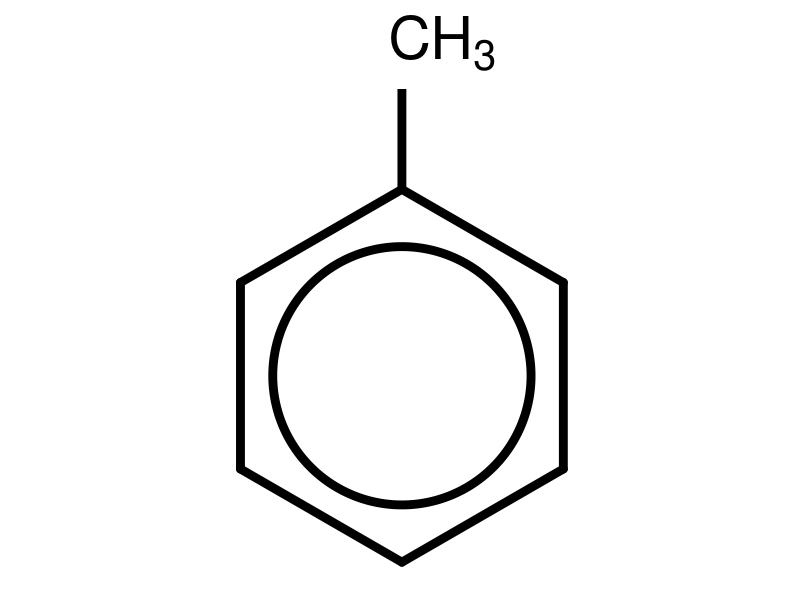
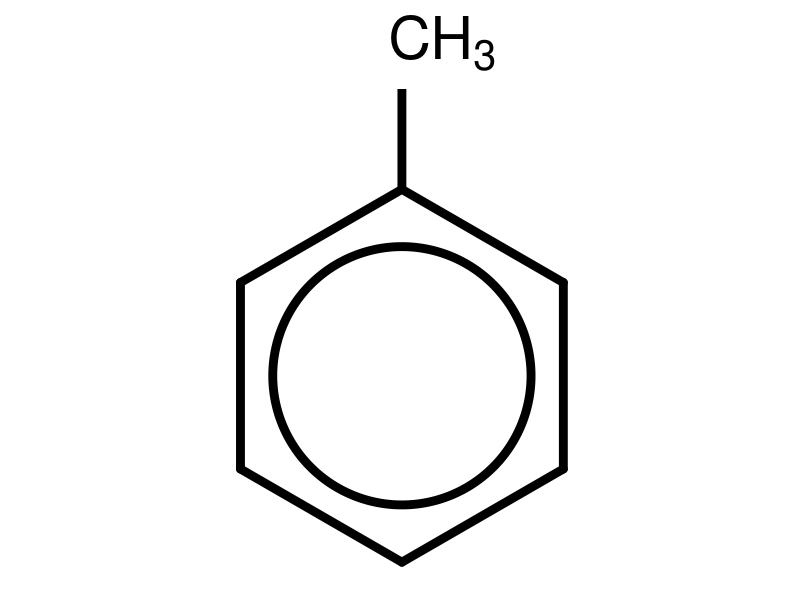

Here is the R script that generated these plots, in order:
## Drawing the benzene ring symbol
library(tidyverse)
library(ggforce)

unit_length <- 0.3
height_for_base <- sqrt(3) / 2.0
height <- unit_length
width <- height * height_for_base
half_height <- height / 2.0

df_benzene_hexagon <- tibble::tibble(
  x = c(0, -width, -width, 0, width, width),
  y = c(height, half_height, -half_height, -height, -half_height, half_height)
)

x_to_set <- c(tail(df_benzene_hexagon$x, -1), head(df_benzene_hexagon$x, 1))
y_to_set <- c(tail(df_benzene_hexagon$y, -1), head(df_benzene_hexagon$y, 1))
df_benzene_hexagon$x_to <- x_to_set
df_benzene_hexagon$y_to <- y_to_set

df_benzene_ring <- tibble::tibble(x0 = 0.0, y0 = 0.0, r = width * 0.8)
df_methyl_group <- tibble::tibble(x = 0, y = height, x_to = 0, y_to = height * 25 / 14, x_pos = 0.065)
df_methyl_group$name <- as.character(expression("CH"[3]))

df_rect <- tibble::tibble(
  xmin = min(df_benzene_hexagon$x),
  xmax = max(df_benzene_hexagon$x),
  ymin = min(df_benzene_hexagon$y),
  ymax = max(df_benzene_hexagon$y) + 0.25
)

g <- ggplot()
g <- g + geom_rect(aes(xmin = xmin, xmax = xmax, ymin = ymin, ymax = ymax), fill = "white", data = df_rect)
g <- g + geom_link(aes(x = x, y = y, xend = x_to, yend = y_to),
  color = "black", size = 3, lineend = "round", data = df_benzene_hexagon
)
g <- g + geom_segment(aes(x = x, y = y, xend = x_to, yend = y_to),
  color = "black", size = 3, data = df_methyl_group
)
g <- g + geom_circle(aes(x0 = x0, y0 = y0, r = r),
  color = "black", size = 3, data = df_benzene_ring
)
g <- g + geom_label(aes(x = x_pos, y = y_to, label = name),
  label.size = NA, fill = "white", cex = 15, data = df_methyl_group, parse = TRUE
)
g <- g + coord_fixed()
g <- g + theme_light()
g <- g + theme(
  panel.border = element_blank(), axis.ticks = element_blank(),
  panel.grid.major = element_blank(), panel.grid.minor = element_blank(),
  axis.text = element_blank(), axis.title = element_blank()
)
plot(g)
ggsave(filename = "toluene.png", plot = g, dpi = 96)
